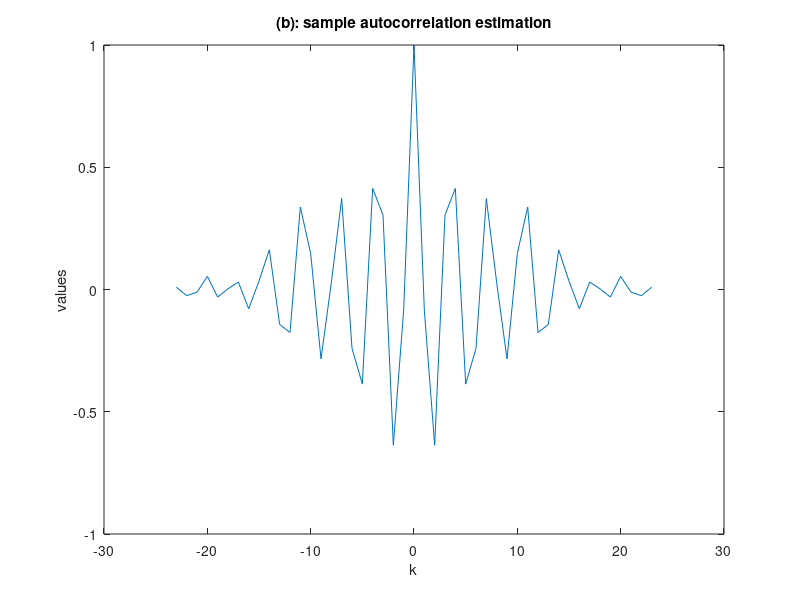

This figure's MATLAB source: (Note: this script raises an error after producing the figure.)
vn = randn(24, 1); %Guassian Noise

%(a): a(1) = 0, a(2) = -0.81, b(0) = 1
x = zeros(24, 1);
%assuming x to be causal
x(1) = vn(1);
x(2) = vn(2);
for k = 3:24
    x(k) = -0.81*x(k-2) + vn(k);
end
[rvx_est, lag] = xcorr(vn, x, "normalized"); %autocorrelation for noise

%(b): sample autocorrelation estimation
[rx_est, lags] = xcorr(x, "normalized");
figure;
plot(lags, rx_est);
title("(b): sample autocorrelation estimation");
xlabel("k");
ylabel("values");

%(c): PSD of estimated autocorrelation function
Sx = DT_Fourier(rx_est, 0, -pi:pi/16:pi);
figure;
plot(-pi:pi/16:pi, (abs(Sx)));
title("(c): PSD of estimated autocorrelation function");
ylabel("S_x(w)");
xlabel("w");

%(d): Estimating system parameters using Yule-Walker equations
Rx = [rx_est(lags == 0) rx_est(lags == -1);
    rx_est(lags == 1) rx_est(lags == 0)];
r = [rx_est(lags == 1);
    rx_est(lags == 2)];
a = Rx\r;
b0 = sqrt((rx_est(lags == 0) - a(1)*rx_est(lags == -1) - a(2)*rx_est(lags == -2))/(rvx_est(lag == 0)));
disp([a;b0]);

%(e): PSD using estimates
j = 1j;
w = -pi:pi/16:pi;
Sx_est = (b0^(2))./(abs(1 - a(1)*exp(-j*w) - a(2)*exp(-2*j*w)).^2);
figure;
plot(w, (abs(Sx_est)));
hold on;
plot(w, abs(Sx));
title("Estimated v/s original power spectrum");
xlabel("w");
ylabel("Sx");
legend("S_{x est}(w)", "S_{x}", "northeast");